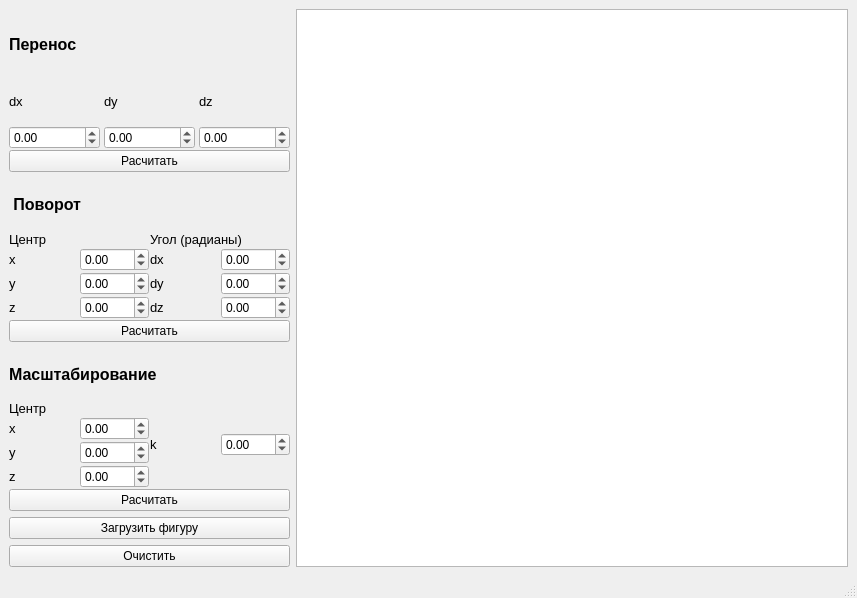
<?xml version="1.0" encoding="UTF-8"?>
<ui version="4.0">
 <class>MainWindow</class>
 <widget class="QMainWindow" name="MainWindow">
  <property name="geometry">
   <rect>
    <x>0</x>
    <y>0</y>
    <width>857</width>
    <height>598</height>
   </rect>
  </property>
  <property name="windowTitle">
   <string>MainWindow</string>
  </property>
  <widget class="QWidget" name="centralwidget">
   <layout class="QHBoxLayout" name="horizontalLayout_3">
    <item>
     <layout class="QHBoxLayout" name="horizontalLayout">
      <item>
       <layout class="QVBoxLayout" name="verticalLayout_2">
        <item>
         <layout class="QVBoxLayout" name="move">
          <property name="spacing">
           <number>1</number>
          </property>
          <property name="leftMargin">
           <number>0</number>
          </property>
          <item>
           <widget class="QLabel" name="label_move">
            <property name="font">
             <font>
              <pointsize>12</pointsize>
              <bold>true</bold>
             </font>
            </property>
            <property name="text">
             <string>Перенос                                                </string>
            </property>
            <property name="alignment">
             <set>Qt::AlignmentFlag::AlignLeading|Qt::AlignmentFlag::AlignLeft|Qt::AlignmentFlag::AlignVCenter</set>
            </property>
           </widget>
          </item>
          <item>
           <layout class="QHBoxLayout" name="horizontalLayout_2">
            <property name="spacing">
             <number>4</number>
            </property>
            <property name="sizeConstraint">
             <enum>QLayout::SizeConstraint::SetDefaultConstraint</enum>
            </property>
            <item>
             <layout class="QVBoxLayout" name="verticalLayout_5">
              <item>
               <widget class="QLabel" name="dx_move_label">
                <property name="font">
                 <font>
                  <pointsize>10</pointsize>
                 </font>
                </property>
                <property name="text">
                 <string>dx</string>
                </property>
                <property name="alignment">
                 <set>Qt::AlignmentFlag::AlignLeading|Qt::AlignmentFlag::AlignLeft|Qt::AlignmentFlag::AlignVCenter</set>
                </property>
               </widget>
              </item>
              <item>
               <widget class="QDoubleSpinBox" name="dx_move">
                <property name="minimum">
                 <double>-100.000000000000000</double>
                </property>
                <property name="maximum">
                 <double>100.000000000000000</double>
                </property>
                <property name="stepType">
                 <enum>QAbstractSpinBox::StepType::AdaptiveDecimalStepType</enum>
                </property>
               </widget>
              </item>
             </layout>
            </item>
            <item>
             <layout class="QVBoxLayout" name="verticalLayout_6">
              <item>
               <widget class="QLabel" name="dy_move_label">
                <property name="font">
                 <font>
                  <pointsize>10</pointsize>
                 </font>
                </property>
                <property name="text">
                 <string>dy</string>
                </property>
                <property name="alignment">
                 <set>Qt::AlignmentFlag::AlignLeading|Qt::AlignmentFlag::AlignLeft|Qt::AlignmentFlag::AlignVCenter</set>
                </property>
               </widget>
              </item>
              <item>
               <widget class="QDoubleSpinBox" name="dy_move">
                <property name="minimum">
                 <double>-100.000000000000000</double>
                </property>
                <property name="maximum">
                 <double>100.000000000000000</double>
                </property>
               </widget>
              </item>
             </layout>
            </item>
            <item>
             <layout class="QVBoxLayout" name="verticalLayout_8">
              <item>
               <widget class="QLabel" name="dz_move_label">
                <property name="font">
                 <font>
                  <pointsize>10</pointsize>
                 </font>
                </property>
                <property name="text">
                 <string>dz</string>
                </property>
                <property name="alignment">
                 <set>Qt::AlignmentFlag::AlignLeading|Qt::AlignmentFlag::AlignLeft|Qt::AlignmentFlag::AlignVCenter</set>
                </property>
               </widget>
              </item>
              <item>
               <widget class="QDoubleSpinBox" name="dz_move">
                <property name="minimum">
                 <double>-100.000000000000000</double>
                </property>
                <property name="maximum">
                 <double>100.000000000000000</double>
                </property>
               </widget>
              </item>
             </layout>
            </item>
           </layout>
          </item>
          <item>
           <layout class="QHBoxLayout" name="horizontalLayout_4">
            <item>
             <widget class="QPushButton" name="move_submit_button">
              <property name="text">
               <string>Расчитать</string>
              </property>
             </widget>
            </item>
           </layout>
          </item>
         </layout>
        </item>
        <item>
         <layout class="QVBoxLayout" name="rotate">
          <property name="spacing">
           <number>1</number>
          </property>
          <item>
           <widget class="QLabel" name="label_rotate">
            <property name="font">
             <font>
              <pointsize>12</pointsize>
              <bold>true</bold>
             </font>
            </property>
            <property name="text">
             <string> Поворот</string>
            </property>
            <property name="textFormat">
             <enum>Qt::TextFormat::PlainText</enum>
            </property>
            <property name="alignment">
             <set>Qt::AlignmentFlag::AlignLeading|Qt::AlignmentFlag::AlignLeft|Qt::AlignmentFlag::AlignVCenter</set>
            </property>
           </widget>
          </item>
          <item>
           <layout class="QHBoxLayout" name="horizontalLayout_5">
            <item>
             <layout class="QVBoxLayout" name="verticalLayout_11">
              <item>
               <widget class="QLabel" name="label_6">
                <property name="font">
                 <font>
                  <pointsize>10</pointsize>
                 </font>
                </property>
                <property name="text">
                 <string>Центр</string>
                </property>
               </widget>
              </item>
              <item>
               <layout class="QHBoxLayout" name="horizontalLayout_7">
                <item>
                 <widget class="QLabel" name="x_rotate_label">
                  <property name="font">
                   <font>
                    <pointsize>10</pointsize>
                   </font>
                  </property>
                  <property name="text">
                   <string>x</string>
                  </property>
                 </widget>
                </item>
                <item>
                 <widget class="QDoubleSpinBox" name="x_rotate">
                  <property name="minimum">
                   <double>-100.000000000000000</double>
                  </property>
                  <property name="maximum">
                   <double>100.000000000000000</double>
                  </property>
                 </widget>
                </item>
               </layout>
              </item>
              <item>
               <layout class="QHBoxLayout" name="horizontalLayout_8">
                <item>
                 <widget class="QLabel" name="y_rotate_label">
                  <property name="font">
                   <font>
                    <pointsize>10</pointsize>
                   </font>
                  </property>
                  <property name="text">
                   <string>y</string>
                  </property>
                 </widget>
                </item>
                <item>
                 <widget class="QDoubleSpinBox" name="y_rotate">
                  <property name="minimum">
                   <double>-100.000000000000000</double>
                  </property>
                  <property name="maximum">
                   <double>100.000000000000000</double>
                  </property>
                 </widget>
                </item>
               </layout>
              </item>
              <item>
               <layout class="QHBoxLayout" name="horizontalLayout_6">
                <item>
                 <widget class="QLabel" name="z_rotate_label">
                  <property name="font">
                   <font>
                    <pointsize>10</pointsize>
                   </font>
                  </property>
                  <property name="text">
                   <string>z</string>
                  </property>
                 </widget>
                </item>
                <item>
                 <widget class="QDoubleSpinBox" name="z_rotate">
                  <property name="minimum">
                   <double>-100.000000000000000</double>
                  </property>
                  <property name="maximum">
                   <double>100.000000000000000</double>
                  </property>
                 </widget>
                </item>
               </layout>
              </item>
             </layout>
            </item>
            <item>
             <layout class="QVBoxLayout" name="verticalLayout_12">
              <item>
               <widget class="QLabel" name="label_10">
                <property name="font">
                 <font>
                  <pointsize>10</pointsize>
                 </font>
                </property>
                <property name="text">
                 <string>Угол (радианы)</string>
                </property>
               </widget>
              </item>
              <item>
               <layout class="QHBoxLayout" name="horizontalLayout_9">
                <item>
                 <widget class="QLabel" name="dx_rotate_label">
                  <property name="font">
                   <font>
                    <pointsize>10</pointsize>
                   </font>
                  </property>
                  <property name="text">
                   <string>dx</string>
                  </property>
                 </widget>
                </item>
                <item>
                 <widget class="QDoubleSpinBox" name="dx_rotate">
                  <property name="minimum">
                   <double>-100.000000000000000</double>
                  </property>
                  <property name="maximum">
                   <double>100.000000000000000</double>
                  </property>
                 </widget>
                </item>
               </layout>
              </item>
              <item>
               <layout class="QHBoxLayout" name="horizontalLayout_11">
                <item>
                 <widget class="QLabel" name="dy_rotate_label">
                  <property name="font">
                   <font>
                    <pointsize>10</pointsize>
                   </font>
                  </property>
                  <property name="text">
                   <string>dy</string>
                  </property>
                 </widget>
                </item>
                <item>
                 <widget class="QDoubleSpinBox" name="dy_rotate">
                  <property name="minimum">
                   <double>-100.000000000000000</double>
                  </property>
                  <property name="maximum">
                   <double>100.000000000000000</double>
                  </property>
                 </widget>
                </item>
               </layout>
              </item>
              <item>
               <layout class="QHBoxLayout" name="horizontalLayout_10">
                <item>
                 <widget class="QLabel" name="dz_rotate_label">
                  <property name="font">
                   <font>
                    <pointsize>10</pointsize>
                   </font>
                  </property>
                  <property name="text">
                   <string>dz</string>
                  </property>
                 </widget>
                </item>
                <item>
                 <widget class="QDoubleSpinBox" name="dz_rotate">
                  <property name="minimum">
                   <double>-100.000000000000000</double>
                  </property>
                  <property name="maximum">
                   <double>100.000000000000000</double>
                  </property>
                 </widget>
                </item>
               </layout>
              </item>
             </layout>
            </item>
           </layout>
          </item>
          <item>
           <layout class="QHBoxLayout" name="horizontalLayout_14">
            <item>
             <widget class="QPushButton" name="rotate_submit_button">
              <property name="text">
               <string>Расчитать</string>
              </property>
             </widget>
            </item>
           </layout>
          </item>
         </layout>
        </item>
        <item>
         <layout class="QVBoxLayout" name="scale">
          <property name="spacing">
           <number>1</number>
          </property>
          <item>
           <widget class="QLabel" name="label_scale">
            <property name="font">
             <font>
              <pointsize>12</pointsize>
              <bold>true</bold>
             </font>
            </property>
            <property name="text">
             <string>Масштабирование</string>
            </property>
            <property name="alignment">
             <set>Qt::AlignmentFlag::AlignLeading|Qt::AlignmentFlag::AlignLeft|Qt::AlignmentFlag::AlignVCenter</set>
            </property>
           </widget>
          </item>
          <item>
           <layout class="QHBoxLayout" name="horizontalLayout_15">
            <item>
             <layout class="QVBoxLayout" name="verticalLayout_13">
              <item>
               <widget class="QLabel" name="label_17">
                <property name="font">
                 <font>
                  <pointsize>10</pointsize>
                 </font>
                </property>
                <property name="text">
                 <string>Центр                         </string>
                </property>
               </widget>
              </item>
              <item>
               <layout class="QHBoxLayout" name="horizontalLayout_19">
                <item>
                 <widget class="QLabel" name="x_scale_label">
                  <property name="font">
                   <font>
                    <pointsize>10</pointsize>
                   </font>
                  </property>
                  <property name="text">
                   <string>x</string>
                  </property>
                 </widget>
                </item>
                <item>
                 <widget class="QDoubleSpinBox" name="x_scale">
                  <property name="minimum">
                   <double>-100.000000000000000</double>
                  </property>
                  <property name="maximum">
                   <double>100.000000000000000</double>
                  </property>
                 </widget>
                </item>
               </layout>
              </item>
              <item>
               <layout class="QHBoxLayout" name="horizontalLayout_21">
                <item>
                 <widget class="QLabel" name="y_scale_label">
                  <property name="font">
                   <font>
                    <pointsize>10</pointsize>
                   </font>
                  </property>
                  <property name="text">
                   <string>y</string>
                  </property>
                 </widget>
                </item>
                <item>
                 <widget class="QDoubleSpinBox" name="y_scale">
                  <property name="minimum">
                   <double>-100.000000000000000</double>
                  </property>
                  <property name="maximum">
                   <double>100.000000000000000</double>
                  </property>
                 </widget>
                </item>
               </layout>
              </item>
              <item>
               <layout class="QHBoxLayout" name="horizontalLayout_17">
                <item>
                 <widget class="QLabel" name="z_scale_label">
                  <property name="font">
                   <font>
                    <pointsize>10</pointsize>
                   </font>
                  </property>
                  <property name="text">
                   <string>z</string>
                  </property>
                 </widget>
                </item>
                <item>
                 <widget class="QDoubleSpinBox" name="z_scale">
                  <property name="minimum">
                   <double>-100.000000000000000</double>
                  </property>
                  <property name="maximum">
                   <double>100.000000000000000</double>
                  </property>
                 </widget>
                </item>
               </layout>
              </item>
             </layout>
            </item>
            <item>
             <layout class="QVBoxLayout" name="verticalLayout_14">
              <item>
               <layout class="QHBoxLayout" name="horizontalLayout_16">
                <item>
                 <widget class="QLabel" name="k_scale_label">
                  <property name="font">
                   <font>
                    <pointsize>10</pointsize>
                   </font>
                  </property>
                  <property name="text">
                   <string>k</string>
                  </property>
                 </widget>
                </item>
                <item>
                 <widget class="QDoubleSpinBox" name="k_scale">
                  <property name="minimum">
                   <double>-100.000000000000000</double>
                  </property>
                  <property name="maximum">
                   <double>100.000000000000000</double>
                  </property>
                 </widget>
                </item>
               </layout>
              </item>
             </layout>
            </item>
           </layout>
          </item>
          <item>
           <layout class="QHBoxLayout" name="horizontalLayout_22">
            <item>
             <widget class="QPushButton" name="scale_submit_button">
              <property name="text">
               <string>Расчитать</string>
              </property>
             </widget>
            </item>
           </layout>
          </item>
         </layout>
        </item>
        <item>
         <widget class="QPushButton" name="load_figure_button">
          <property name="text">
           <string>Загрузить фигуру</string>
          </property>
         </widget>
        </item>
        <item>
         <widget class="QPushButton" name="clear_all_button">
          <property name="text">
           <string>Очистить</string>
          </property>
         </widget>
        </item>
       </layout>
      </item>
      <item>
       <widget class="QGraphicsView" name="graphicsView"/>
      </item>
     </layout>
    </item>
   </layout>
  </widget>
  <widget class="QMenuBar" name="menubar">
   <property name="geometry">
    <rect>
     <x>0</x>
     <y>0</y>
     <width>857</width>
     <height>22</height>
    </rect>
   </property>
  </widget>
  <widget class="QStatusBar" name="statusbar"/>
 </widget>
 <resources/>
 <connections/>
</ui>
